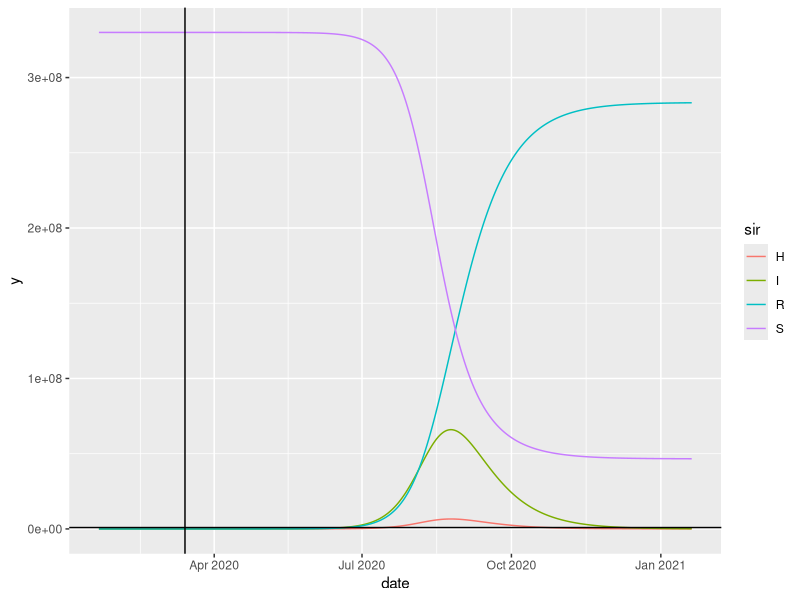
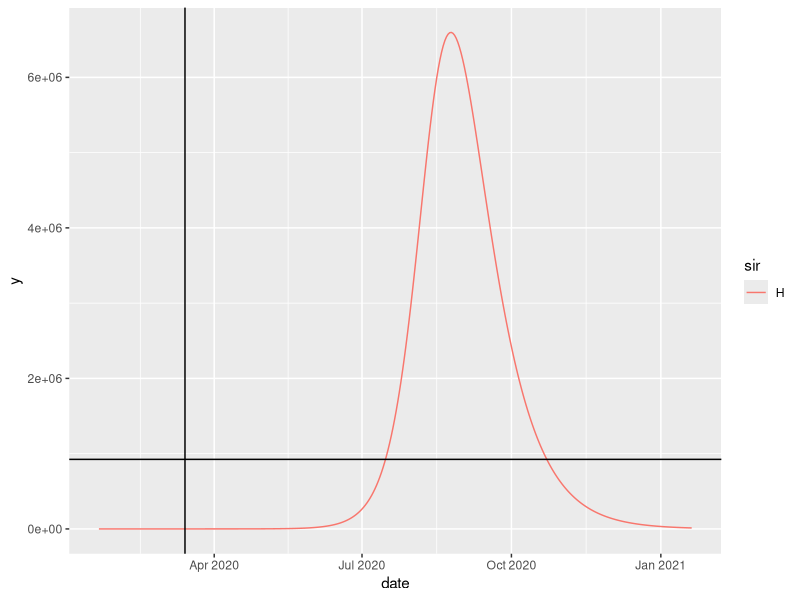
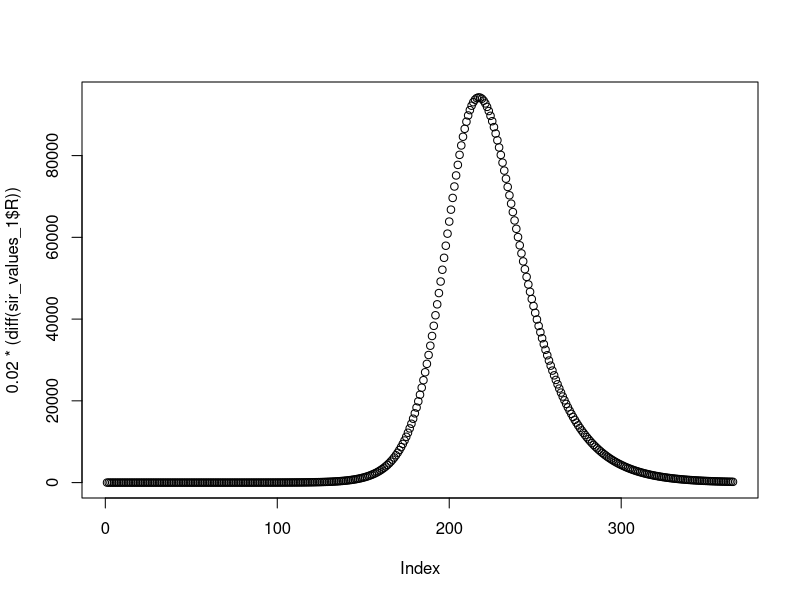

Reproduce these figures in R, in order.
library(deSolve)
#https://rpubs.com/choisy/sir
sir_equations <- function(time, variables, parameters) {
  with(as.list(c(variables, parameters)), {
    dS <- -beta * I * S
    dI <-  beta * I * S - gamma * I
    dR <-  gamma * I
    return(list(c(dS, dI, dR)))
  })
}

N <- 330000000
initial_values <- c(
  S = N,  # number of susceptibles at time = 0
  I =   1,  # number of infectious at time = 0
  R =   0   # number of recovered (and immune) at time = 0
)



parameters_values <- c(
  beta  = (2.28/14)/N, # infectious contact rate (/person/day)
  gamma =  1/14   # recovery rate (/day)
)

#R0 <- 2.28
#R0 = N*beta/ gamma
#R0*gamma = N*beta
#R0*gamma/N = beta

TTT <- 365
time_values <- seq(0, TTT) 


sir_values_1 <- ode(
  y = initial_values,
  times = time_values,
  func = sir_equations,
  parms = parameters_values 
)

sir_values_1 <- as.data.frame(sir_values_1)

sir_values_1$H <- 0.1*sir_values_1$I

dat <- data.frame(time = rep(sir_values_1$time, 4), y = c(sir_values_1$S, sir_values_1$I, sir_values_1$R, sir_values_1$H), sir = rep(c("S","I","R","H"),each = length(sir_values_1$time)), date = rep(as.Date("2020-01-21") + 0:TTT, 4))



library(ggplot2)
ggplot(aes(x = date, y = y, colour = sir), data = dat) + geom_line() + geom_vline(aes(xintercept = as.Date("2020-03-14"))) + geom_hline(aes(yintercept = 924000))

library(ggplot2)
ggplot(aes(x = date, y = y, colour = sir), data = subset(dat, sir %in% c("H"))) + geom_line() + geom_vline(aes(xintercept = as.Date("2020-03-14"))) + geom_hline(aes(yintercept = 924000))




plot(0.02 * (diff(sir_values_1$R)))
max(0.02 * (diff(sir_values_1$R)))

max(0.1 * (diff(sir_values_1$R)))

sum(0.02 * (diff(sir_values_1$R)))

#Starting at Jan 21
